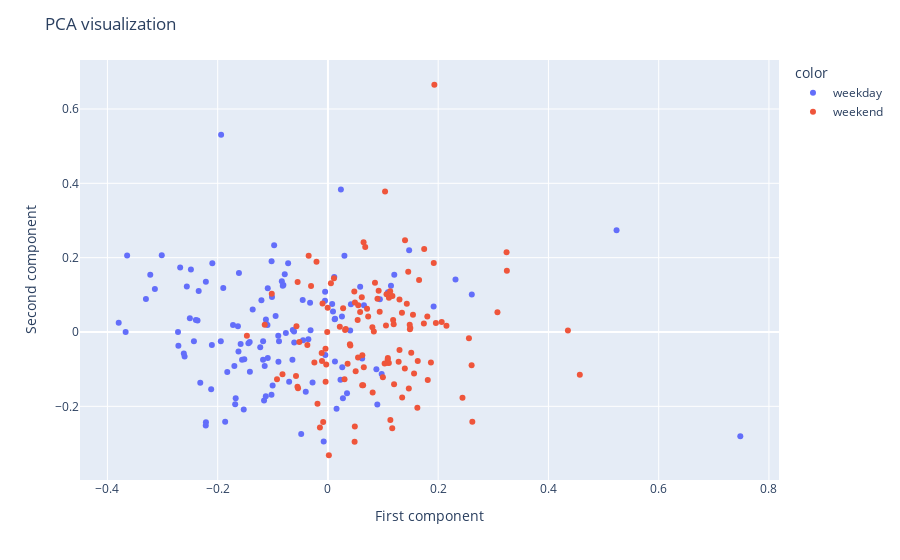

Here is the notebook cell this chart was saved with:
### Code cell
import plotly.express as px

fig = px.scatter(
    x=behavior_vector_pca[:, 0],
    y=behavior_vector_pca[:, 1],
    color=behavior_vector["dayofweek"],
)
fig.update_layout(
    title="PCA visualization",
    xaxis_title="First component",
    yaxis_title="Second component",
)
fig.show()
